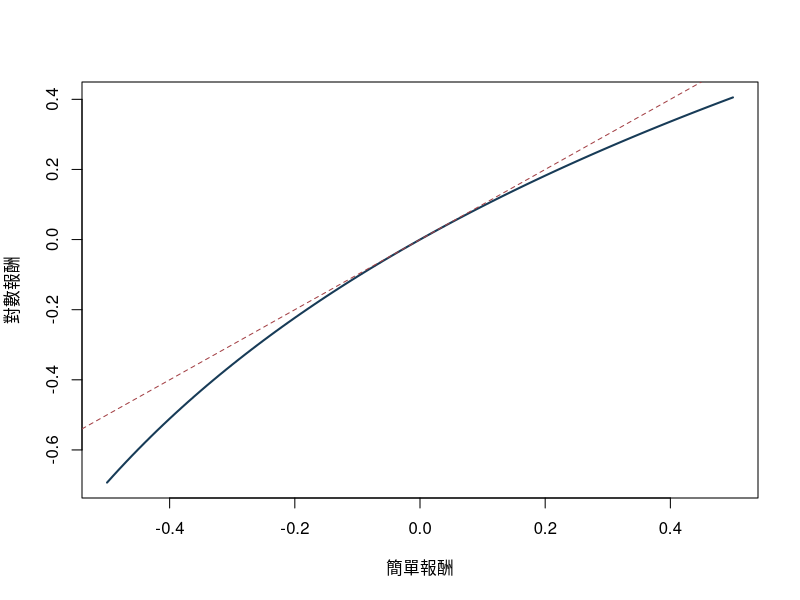

Reproduce this figure in R.
## ---- chunk 1
knitr::opts_chunk$set(
  echo = TRUE, message = FALSE, warning = FALSE,
  fig.width = 7, fig.height = 4.5
)
stopifnot(requireNamespace("dplyr", quietly = TRUE))
stopifnot(requireNamespace("tibble", quietly = TRUE))
library(dplyr)
library(tibble)
## ---- chunk 2
prices <- tribble(
  ~asset, ~date,       ~price_raw, ~dividend, ~split_factor, ~price_adjusted,
  "甲",    "2026-01-02", 100,        0,         1,             50,
  "甲",    "2026-01-05", 104,        0,         1,             52,
  "甲",    "2026-01-06",  53,        0,         2,             53,
  "甲",    "2026-01-07",  52,        1,         1,             52,
  "乙",    "2026-01-02",  80,        0,         1,             80,
  "乙",    "2026-01-05",  82,        0,         1,             82,
  "乙",    "2026-01-06",  81,        0,         1,             81,
  "乙",    "2026-01-07",  84,        0,         1,             84
) |>
  mutate(date = as.Date(date))

prices
## ---- chunk 3
validate_panel <- function(x) {
  needed <- c("asset", "date", "price_adjusted", "dividend")
  stopifnot(all(needed %in% names(x)))
  stopifnot(!anyNA(x[, needed]))
  stopifnot(all(is.finite(x$price_adjusted)), all(x$price_adjusted > 0))
  stopifnot(all(is.finite(x$dividend)), all(x$dividend >= 0))
  stopifnot(!anyDuplicated(paste(x$asset, x$date)))

  ordered <- x |> arrange(asset, date)
  by_asset <- split(ordered$date, ordered$asset)
  stopifnot(all(vapply(
    by_asset,
    function(z) length(z) < 2L || all(diff(z) > 0),
    logical(1)
  )))
  invisible(ordered)
}

prices <- validate_panel(prices)
## ---- chunk 4
returns <- prices |>
  group_by(asset) |>
  arrange(date, .by_group = TRUE) |>
  mutate(
    previous_price = lag(price_adjusted),
    gross_return = (price_adjusted + dividend) / previous_price,
    simple_return = gross_return - 1,
    log_return = log(gross_return),
    calendar_gap = as.integer(date - lag(date))
  ) |>
  ungroup()

returns
stopifnot(all.equal(
  returns$log_return[!is.na(returns$log_return)],
  log1p(returns$simple_return[!is.na(returns$simple_return)])
))
## ---- chunk 5
split_comparison <- prices |>
  filter(asset == "甲") |>
  arrange(date) |>
  mutate(
    return_from_raw = price_raw / lag(price_raw) - 1,
    return_from_adjusted = price_adjusted / lag(price_adjusted) - 1
  ) |>
  select(date, price_raw, price_adjusted, return_from_raw, return_from_adjusted)

split_comparison
## ---- chunk 6
asset_b <- returns |>
  filter(asset == "乙", !is.na(simple_return))

multi_simple <- prod(1 + asset_b$simple_return) - 1
multi_log <- sum(asset_b$log_return)

tibble(
  method = c("簡單報酬複利", "對數報酬相加後轉回"),
  total_simple_return = c(multi_simple, exp(multi_log) - 1)
)
stopifnot(isTRUE(all.equal(multi_simple, exp(multi_log) - 1)))
## ---- chunk 7
grid <- seq(-0.5, 0.5, by = 0.01)
approximation <- tibble(
  simple = grid,
  log = log1p(grid),
  difference = log1p(grid) - grid
)

head(approximation, 4)
tail(approximation, 4)
## ---- chunk 8
plot(
  approximation$simple, approximation$log,
  type = "l", lwd = 2, col = "#173B57",
  xlab = "簡單報酬", ylab = "對數報酬"
)
abline(0, 1, lty = 2, col = "#A34045")
## ---- chunk 9
common_dates <- Reduce(
  intersect,
  split(
    returns$date[!is.na(returns$simple_return)],
    returns$asset[!is.na(returns$simple_return)]
  )
)

ra <- returns |>
  filter(asset == "甲", date %in% common_dates) |>
  arrange(date) |>
  pull(simple_return)
rb <- returns |>
  filter(asset == "乙", date %in% common_dates) |>
  arrange(date) |>
  pull(simple_return)

portfolio <- tibble(
  date = sort(as.Date(common_dates, origin = "1970-01-01")),
  return_a = ra,
  return_b = rb,
  portfolio_return = 0.6 * ra + 0.4 * rb
)
portfolio
## ---- chunk 10
returns |>
  filter(!is.na(calendar_gap)) |>
  count(calendar_gap)
